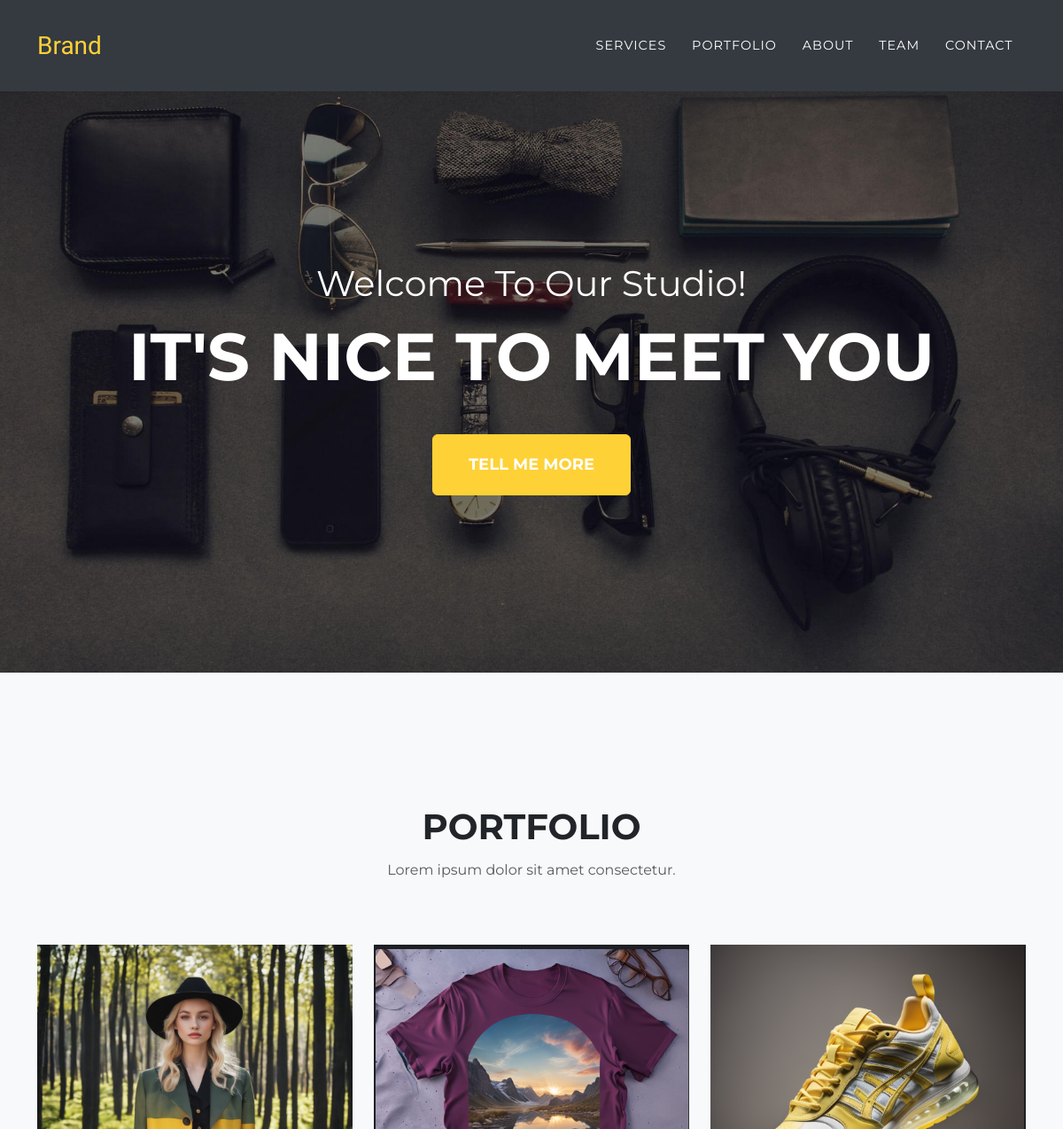
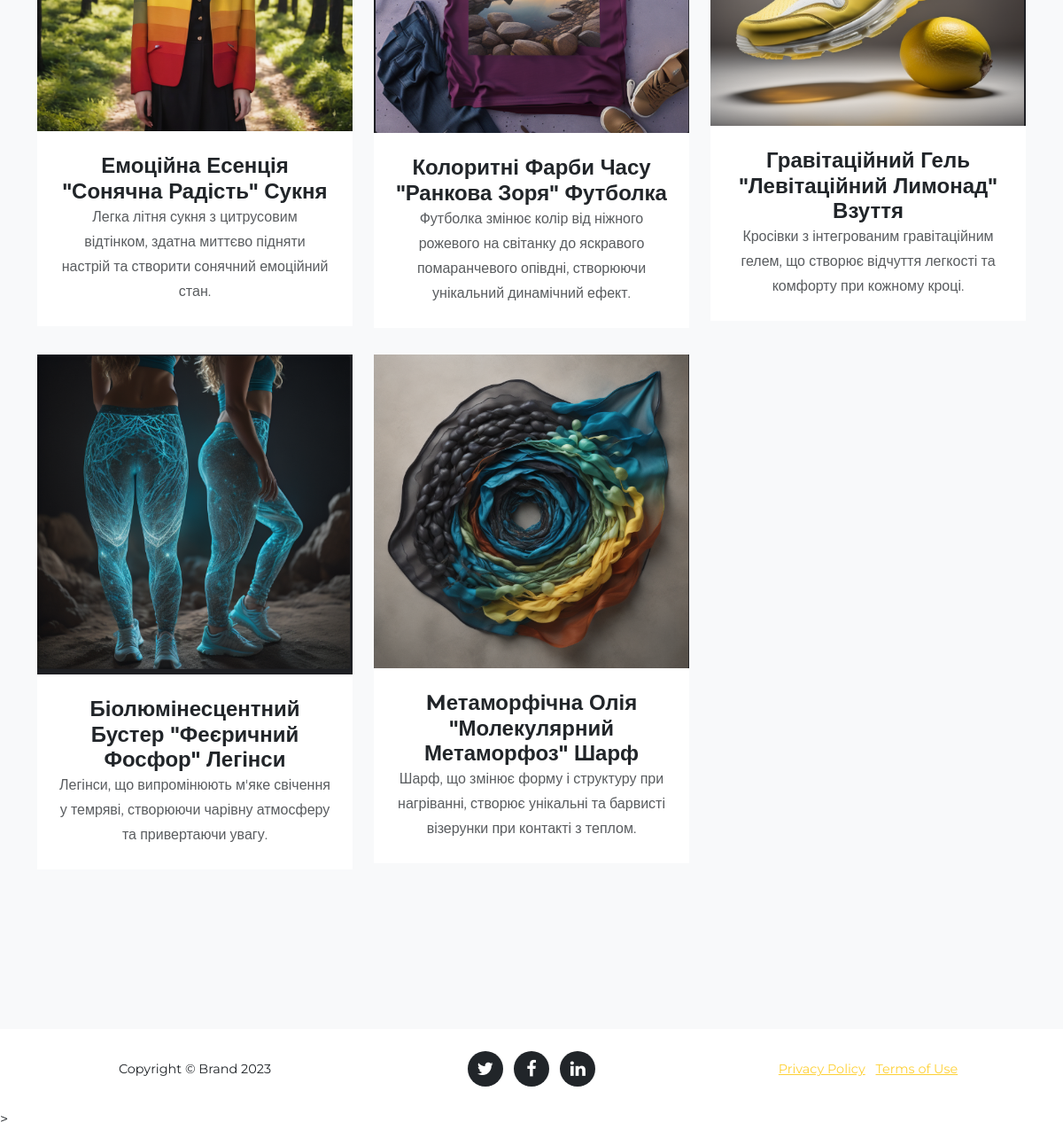
The app's page /category/2/ with its own data (2 pictures, top to bottom).
### brand/models.py (models this page shows, shortened)
class Product(models.Model):
    name = models.CharField(max_length=255, unique=True)
    slug = models.SlugField(max_length=255, unique=True, db_index=True, verbose_name='url')
    description = models.TextField(blank=True)
    category = models.ForeignKey(Category, on_delete=models.PROTECT, related_name='products')
    brands = models.CharField(max_length=255, unique=True)
    price = models.DecimalField(max_digits=10, decimal_places=2)
    photo = models.ImageField(upload_to='product_images/', blank=True)
    sizes = models.CharField(max_length=50, help_text='Comma-separated list of available sizes',blank=True)
    quantity_available = models.PositiveIntegerField()
    order = models.PositiveSmallIntegerField()
    is_visible = models.BooleanField(default=True)
    class Meta:
        verbose_name_plural = 'products'
        ordering = ('order',)
        constraints = [
            models.UniqueConstraint(fields=['order', 'category'], name='unique_order_per_each_category'),
        ]
        unique_together = ['id', 'slug']

### brand/views.py (the view)
# urls.py: path('category/<int:category_id>/', category_detail, name='category-detail'),
def category_detail(request, category_id):
    products = Product.objects.filter(category_id=category_id)
    context = {'products': products}
    return render(request, 'products.html', context=context)

### brand/templates/products.html
{% extends 'index.html' %}
{% block main %}
    {% include 'portfolio.html' %}
{% endblock %}

### brand/templates/portfolio.html (shortened to what this page needs)
<section class="bg-light" id="portfolio">
    <div class="container">
            <div class="row">
                <div class="col-lg-12 text-center">
                    <h2 class="text-uppercase section-heading">Portfolio</h2>
                    <h3 class="text-muted section-subheading">Lorem ipsum dolor sit amet consectetur.</h3>
                </div>
            </div>
            <div class="row">
                {% for item in products %}
                    <div class="col-sm-6 col-md-4 portfolio-item">
                        <a class="portfolio-link" href="#portfolioModal{{ item.pk }}" data-bs-toggle="modal">
                            <img class="img-fluid" src="{{ item.photo.url }}">
                    </a>
                    <div class="portfolio-caption">
                        <h4>{{ item.name }}</h4>
                        <p class="text-muted">{{ item.description }}</p>
                    </div>
                    </div>
                {% endfor %}
            </div>
        </div>
</section>

### records on screen
Product: photo (picture), name "Емоційна Есенція \"Сонячна Радість\" Сукня", description "Легка літня сукня з цитрусовим відтінком, здатна миттєво підняти настрій та створити сонячний емоційний стан."
Product: photo (picture), name "Колоритні Фарби Часу \"Ранкова Зоря\" Футболка", description "Футболка змінює колір від ніжного рожевого на світанку до яскравого помаранчевого опівдні, створюючи унікальний динамічний ефект."
Product: photo (picture), name "Гравітаційний Гель \"Левітаційний Лимонад\" Взуття", description "Кросівки з інтегрованим гравітаційним гелем, що створює відчуття легкості та комфорту при кожному кроці."
Product: photo (picture), name "Біолюмінесцентний Бустер \"Феєричний Фосфор\" Легінси", description "Легінси, що випромінюють м'яке свічення у темряві, створюючи чарівну атмосферу та привертаючи увагу."
Product: photo (picture), name "Mетаморфічна Олія \"Молекулярний Метаморфоз\" Шарф", description "Шарф, що змінює форму і структуру при нагріванні, створює унікальні та барвисті візерунки при контакті з теплом."
